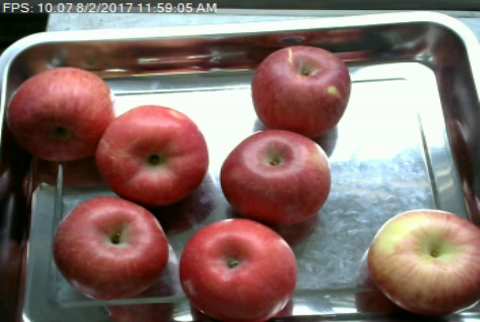
#> input picture dataset/fruits/apple_a/Apple 10.png, 480 x 322 px, found by its file name; its folder holds 4 pictures in this run
$ python generate_bow.py
#> lines starting #> are read from the running program, lines starting #| are printed output that depends on the picture; after the words box and inside, x2 and y2 are one past the last pixel; in counts of white or black regions, pixels touching at a corner belong together
### lib/data.py
import os

import cv2
import numpy as np

def get_dataset(path, infos, val_ratio=0.2, seed=0, resolution=None):
    """Load the dataset from the given path.

    Parameters
    ----------
    path : str
        Path to the dataset.
    infos : dict
        A dictionary of the form {'subfolder_name': (label, num_sample)}
        Where subfolder_name is the name of the subfolder in the path
        containing pictures, label is the label of these pictures and
        num_sample is the number of pictures to take from the subfolder.
    val_ratio : float, optional
        Validation set ration, by default 0.2.
    seed : int, optional
        Seed of the shuffle operation, by default 0.
    resolution: tuple or None, optional
        Resolution of the pictures, by default None (no change).

    Returns
    -------
    (data_train, label_train), (data_val, label_val): np.array
        Training and validation sets.
    """
#> called with path = 'dataset/fruits', val_ratio = 0.2, seed = 0
    # Set the seed
    np.random.seed(seed)

    datasets = os.listdir(path)
    images = {}
    for dataset in datasets:
        dataset_path = os.path.join(path, dataset)
        if os.path.isdir(dataset_path):
            label, n_sample = infos[dataset]
            if label not in images:
                images[label] =  []
            c = 0
            for fname in os.listdir(dataset_path):
                if fname.endswith('.jpg') or fname.endswith('.png'):
                    c += 1
                    img = cv2.imread(os.path.join(dataset_path, fname))
#> img is the input picture: shape (322, 480, 3); mean B, G, R 104.8, 110.2, 132.8
                    img = cv2.cvtColor(img, cv2.COLOR_BGR2RGB)
                    if resolution is not None:
                        img = cv2.resize(img, (resolution[1], resolution[0]))
                    images[label].append(img)
                    if c >= n_sample:
                        break
    data_train, data_val, label_train, label_val = [], [], [], []
#> data_train = []; data_val = []; label_train = []; label_val = []
    for label in images:
        data = np.array(images[label]) / 255.0
        np.random.shuffle(np.array(images[label]))
        n = data.shape[0]
        n_val = int(val_ratio * n)
        data_train.append(data[n_val:])
        data_val.append(data[:n_val])
        label_train.append(np.full(n - n_val, label))
        label_val.append(np.full(n_val, label))
#> after the loop, data_train = 1 item; data_val = [empty array]; label_train = [[0, 0, 0, 0]]; label_val = [empty array]

    data_train, label_train = np.concatenate(data_train), np.concatenate(label_train)
#> label_train = [0, 0, 0, 0]
    if data_train.ndim == 5:
        data_train = data_train.reshape((-1, *data_train.shape[2:]))
        label_train = label_train.reshape((-1, *label_train.shape[2:]))
    rd_perm = np.random.permutation(len(data_train))
#> rd_perm = [0, 2, 1, 3]
    data_train, label_train = data_train[rd_perm], label_train[rd_perm]

    data_val, label_val = np.concatenate(data_val), np.concatenate(label_val)
#> data_val = empty array; label_val = empty array
    if data_val.ndim == 5:
        data_val = data_val.reshape((-1, *data_val.shape[2:]))
        label_val = label_val.reshape((-1, *label_val.shape[2:]))
    rd_perm = np.random.permutation(len(data_val))
#> rd_perm = empty array
    data_val, label_val = data_val[rd_perm], label_val[rd_perm]

    # Free the seed
    np.random.seed(None)

    return (data_train, label_train), (data_val, label_val)

# [8 lines that do not run on import are left out]

### lib/descriptors.py
import cv2
import numpy as np

from lib.data import get_dataset
from lib.mask import mask_apple_tomato


def get_keypoints_sift(data, select=None, mask_func=None,
                       show_keypoints=False, seed=0):
    """Get keypoints using SIFT.

    Parameters
    ----------
    data : np.array
        Images.
    select : int or None, optional
        Number of point to select from detected keypoints
        (selection at random). If None, all keypoints are kept,
        by default None.
    mask_func : callable or None, optional
        Mask function to select only keypoints on wanted area.
        No mask applied if None, by default None
    show_keypoints : bool, optional
        Whether to show the number of keypoints in each image,
        by default False.
    seed : int, optional
        Seed for random operation (not used if select is None),
        by default 0.

    Returns
    -------
    descriptors: np.array
        Descriptors of the keypoints. The shape is (all_keypoints, 128)
        if select is None and (n_images, select, 128) otherwise.
    keypoints: KeyPoint list
        List of keypoints of all the images. See OpenCV documentation
        for more information on KeyPoint.
    """
#> called with data = array of shape (4, 322, 480, 3), show_keypoints = False, seed = 0
    # Set the seed
    np.random.seed(seed)

    descriptors = []
    keypoints = []
    for ind, img in enumerate(data):
        if mask_func is not None:
            img = img * mask_func(img)[..., None]

        # Get SIFT keypoints
        gray= cv2.cvtColor((img * 255).astype(np.uint8),
                           cv2.COLOR_RGB2GRAY)
        sift = cv2.SIFT_create()
        kp, des = sift.detectAndCompute(gray,None)

        indicies = np.arange(len(des))

        if select is not None:
            # Select a subset of keypoints (at random)
            k = select // len(indicies)
            indicies_list = []
            for _ in range(k):
                indicies_list.append(indicies)
            indicies_list.append(np.random.choice(indicies, select % len(indicies),
                                              replace=False))
            indicies = np.hstack(indicies_list)

        keypoints.append([kp[i] for i in indicies])
        if select is not None:
            descriptors.append([des[indicies]])
        else:
            descriptors.append(des[indicies])

        if show_keypoints:
            print(f'image {ind}: {len(indicies)} keypoints')
#> this loop made 4 passes
#> pass 1, in mask_rgb, `mask_bool = np.logical_and(np.logical_and(masks[0], masks[1]), masks[2])`:
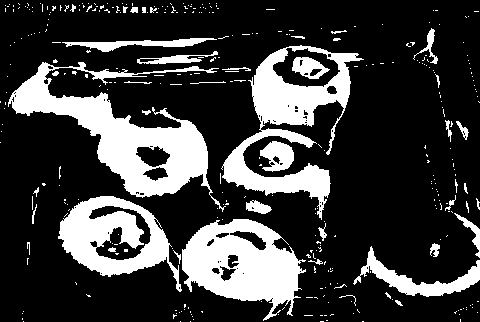
#> mask_bool: shape (322, 480) bool; 23.5% white; 352 white regions (311 under 20 px), largest, box (x1, y1, x2, y2) and area: (8, 62, 226, 212) 9519, (221, 45, 364, 220) 7630, (182, 219, 306, 321) 7093
#> pass 1, in get_keypoints_sift, `img = img * mask_func(img)[..., None]`:
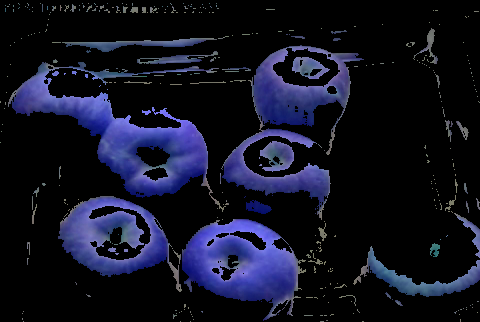
#> img: shape (322, 480, 3) float64; mean of channels 0, 1, 2 0.137, 0.0728, 0.0675; drawn as B, G, R
#> pass 1, in get_keypoints_sift, `gray= cv2.cvtColor((img * 255).astype(np.uint8), cv2.COLOR_RGB2GRAY)`:
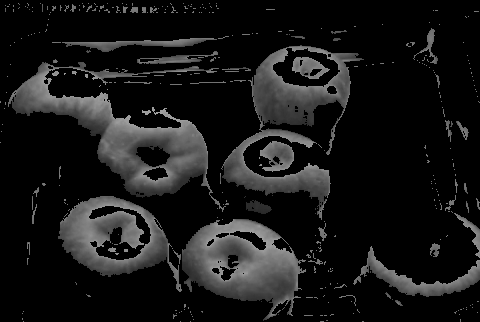
#> gray: shape (322, 480); min 0, max 164, mean 23.3
#> pass 2, in mask_rgb (call 2), `mask_bool = np.logical_and(np.logical_and(masks[0], masks[1]), masks[2])`:
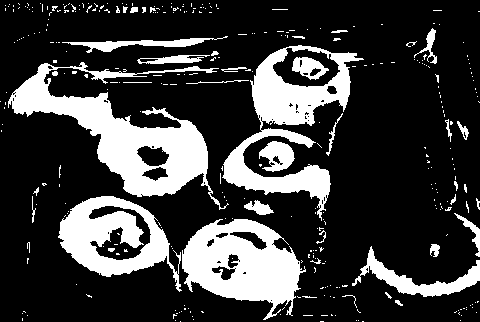
#> mask_bool: shape (322, 480) bool; 23.5% white; 341 white regions (303 under 20 px), largest, box (x1, y1, x2, y2) and area: (8, 62, 229, 210) 9609, (222, 45, 364, 221) 7460, (182, 219, 306, 320) 7076
#> after the loop:
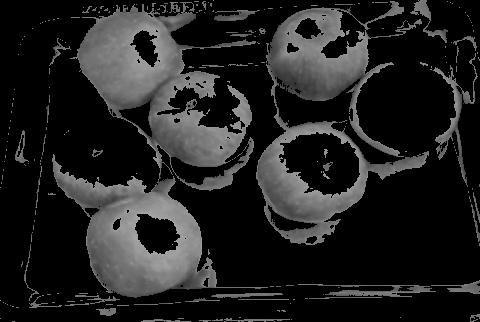
#> gray: shape (322, 480); min 0, max 165, mean 33.5
#> after the loop, descriptors = 4 items; keypoints = 4 items
#| number of descriptors: 2391
    descriptors = np.concatenate(descriptors, axis=0)
    # Free the seed
    np.random.seed(None)

    return descriptors, keypoints


# [71 lines left out: function get_keypoints_orb, not called in this run]

# [24 lines that do not run on import are left out]

### lib/mask.py
import cv2
import numpy as np
from skimage.filters import threshold_otsu
from skimage.color import rgb2gray
from skimage.filters import gaussian
from skimage.segmentation import active_contour


def mask_rgb(img, thresholds):
    """Mask the input image using RGB thresholds.

    Parameters
    ----------
    img : np.array
        Image to mask.
    thresholds: dict
        A dictionary of the form {'r': (threshold, '>' or '<')}, 'g': ...,
        'b': ...}. Where threshold is the threshold value (between 0 and 1)
        and '>' or '<' is whether to mask pixels with a value greater or lower
        than the threshold. All points has to check all the thresholds
        to be preserved.

    Returns
    -------
    mask_bool: np.array, dtype=bool
        Mask of the input image.
    """
    masks = []
    for i, color in enumerate(['r', 'g', 'b']):
        if thresholds[color][1] == '>':
            masks.append(img[..., i] > thresholds[color][0])
        elif thresholds[color][1] == '<':
            masks.append(img[..., i] < thresholds[color][0])
        else:
            raise ValueError(f"thresholds[{color}][1] must be '>' or '<', "
                             f"found {thresholds[color][1]}")
    mask_bool = np.logical_and(np.logical_and(masks[0], masks[1]), masks[2])
    return mask_bool


# [126 lines left out: functions to_grayscale, mask_otsu, init_contour, mask_active_contour, test_active_contour, test_mask and 1 more, not called in this run]

# [16 lines that do not run on import are left out]

### lib/bag_of_words.py
from functools import partial

from matplotlib import pyplot as plt
import numpy as np
from sklearn.cluster import KMeans, AgglomerativeClustering

from lib.data import get_dataset
from lib.descriptors import get_keypoints_sift
from lib.mask import mask_rgb


def bag_of_words_kmeans(descriptors, n_clusters, seed=0, save_path=None):
#> called with n_clusters = 200, seed = 0
    kmeans = KMeans(n_clusters=n_clusters, random_state=seed).fit(descriptors)
    vocabulary = kmeans.cluster_centers_
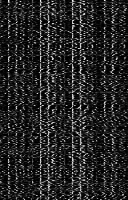
#> vocabulary: shape (200, 128) float32; min -3.81e-06, max 167.9, mean 25.3; drawn with min black and max white
    if save_path is not None:
        np.save(save_path, vocabulary)
    return vocabulary


# [53 lines left out: functions bag_of_words_agglomerative_clustering, select_word, get_features, not called in this run]


# [34 lines that do not run on import are left out]

### apps/generate_bow.py
from functools import partial
from time import time

from lib.bag_of_words import bag_of_words_kmeans
from lib.data import get_dataset
from lib.descriptors import get_keypoints_sift
from lib.mask import mask_rgb

if __name__ == '__main__':
    n_clusters = 200
    save_path = f'vocabulary/fruits/apple_a/apple_a_{n_clusters}.npy'

    infos = {'apple_a': (0, 300), 'apple_b': (1, 0), 'apple_c': (1, 0),
             'tomato': (1, 0)}

    (data_train, _), _ = get_dataset('dataset/fruits', infos)

    mask_thresholds = {'r': (0.4, '>'), 'g': (0.5, '<'), 'b': (0.5, '<')}
    mask_func = partial(mask_rgb, thresholds=mask_thresholds)

    t0 = time()
    descriptors, _ = get_keypoints_sift(data_train, select=None,
                                        mask_func=mask_func)
    print('number of descriptors:', len(descriptors))

    # Get the vocabulary and save it
    bag_of_words_kmeans(descriptors, n_clusters=n_clusters, seed=0,
                        save_path=save_path)

    t1 = time()
    print('generation of bag of words done')
    print(f'time: {t1 - t0: .3f}s')
